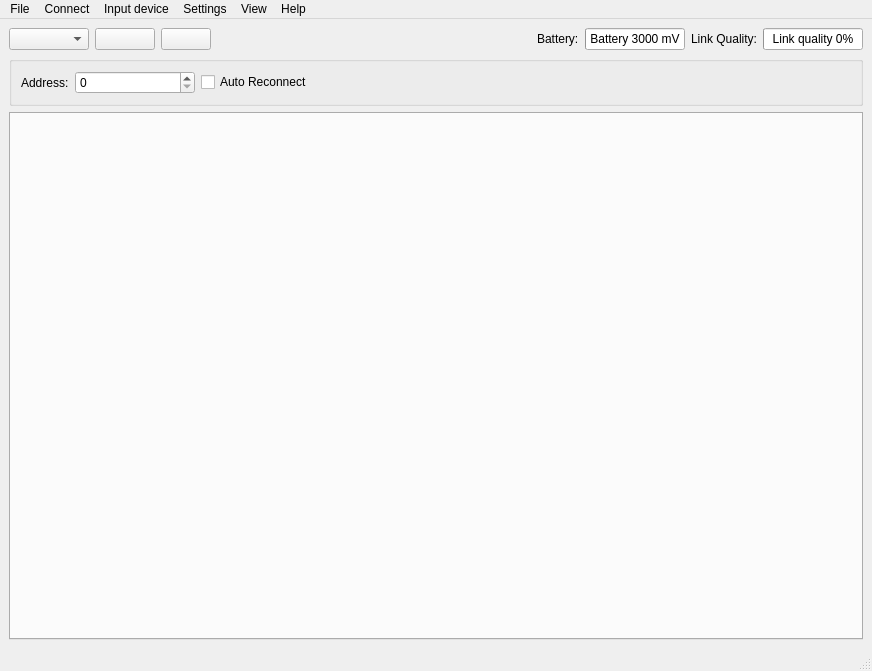
<?xml version="1.0" encoding="UTF-8"?>
<ui version="4.0">
 <class>MainWindow</class>
 <widget class="QMainWindow" name="MainWindow">
  <property name="geometry">
   <rect>
    <x>0</x>
    <y>0</y>
    <width>872</width>
    <height>671</height>
   </rect>
  </property>
  <property name="windowTitle">
   <string>Crazyflie Nano Quadcopter Control</string>
  </property>
  <property name="statusTip">
   <string/>
  </property>
  <widget class="QWidget" name="centralwidget">
   <layout class="QGridLayout" name="gridLayout">
    <item row="0" column="0">
     <layout class="QVBoxLayout" name="verticalLayout_2">
      <item>
       <layout class="QGridLayout" name="gridLayout_2">
        <item row="0" column="0">
         <widget class="QComboBox" name="interfaceCombo">
          <property name="minimumSize">
           <size>
            <width>80</width>
            <height>0</height>
           </size>
          </property>
          <property name="editable">
           <bool>false</bool>
          </property>
         </widget>
        </item>
        <item row="0" column="1">
         <widget class="QPushButton" name="connectButton">
          <property name="minimumSize">
           <size>
            <width>60</width>
            <height>0</height>
           </size>
          </property>
         </widget>
        </item>
        <item row="0" column="2">
         <widget class="QPushButton" name="scanButton">
          <property name="minimumSize">
           <size>
            <width>50</width>
            <height>0</height>
           </size>
          </property>
         </widget>
        </item>
        <item row="0" column="3">
         <spacer name="horizontalSpacer">
          <property name="orientation">
           <enum>Qt::Horizontal</enum>
          </property>
          <property name="sizeHint" stdset="0">
           <size>
            <width>40</width>
            <height>20</height>
           </size>
          </property>
         </spacer>
        </item>
        <item row="0" column="6">
         <widget class="QLabel" name="linkQualityLabel">
          <property name="text">
           <string>Link Quality:</string>
          </property>
         </widget>
        </item>
        <item row="0" column="7">
         <widget class="QProgressBar" name="linkQualityBar">
          <property name="minimumSize">
           <size>
            <width>30</width>
            <height>0</height>
           </size>
          </property>
          <property name="maximumSize">
           <size>
            <width>100</width>
            <height>16777215</height>
           </size>
          </property>
          <property name="maximum">
           <number>100</number>
          </property>
          <property name="value">
           <number>0</number>
          </property>
          <property name="textVisible">
           <bool>true</bool>
          </property>
          <property name="format">
           <string>Link quality %p%</string>
          </property>
         </widget>
        </item>
        <item row="0" column="4">
         <widget class="QLabel" name="batteryLabel">
          <property name="text">
           <string>Battery:</string>
          </property>
         </widget>
        </item>
        <item row="0" column="5">
         <widget class="QProgressBar" name="batteryBar">
          <property name="minimumSize">
           <size>
            <width>30</width>
            <height>0</height>
           </size>
          </property>
          <property name="maximumSize">
           <size>
            <width>100</width>
            <height>16777215</height>
           </size>
          </property>
          <property name="minimum">
           <number>3000</number>
          </property>
          <property name="maximum">
           <number>4200</number>
          </property>
          <property name="value">
           <number>3000</number>
          </property>
          <property name="textVisible">
           <bool>true</bool>
          </property>
          <property name="invertedAppearance">
           <bool>false</bool>
          </property>
          <property name="textDirection">
           <enum>QProgressBar::TopToBottom</enum>
          </property>
          <property name="format">
           <string>Battery %v mV</string>
          </property>
         </widget>
        </item>
       </layout>
      </item>
      <item>
       <widget class="QGroupBox" name="groupBox">
        <layout class="QHBoxLayout" stretch="0,0,1">
         <item>
          <widget class="QLabel" name="addressLabel">
           <property name="text">
            <string>Address:</string>
           </property>
          </widget>
         </item>
         <item>
          <widget class="HexSpinBox" name="address">
           <property name="minimumSize">
            <size>
             <width>120</width>
             <height>0</height>
            </size>
           </property>
          </widget>
         </item>
         <item>
          <widget class="QCheckBox" name="autoReconnectCheckBox">
           <property name="mouseTracking">
            <bool>false</bool>
           </property>
           <property name="text">
            <string>Auto Reconnect</string>
           </property>
           <property name="checked">
            <bool>false</bool>
           </property>
          </widget>
         </item>
        </layout>
       </widget>
      </item>
      <item>
       <widget class="QScrollArea" name="scrollArea">
        <property name="autoFillBackground">
         <bool>false</bool>
        </property>
        <property name="frameShape">
         <enum>QFrame::NoFrame</enum>
        </property>
        <property name="frameShadow">
         <enum>QFrame::Sunken</enum>
        </property>
        <property name="lineWidth">
         <number>1</number>
        </property>
        <property name="verticalScrollBarPolicy">
         <enum>Qt::ScrollBarAsNeeded</enum>
        </property>
        <property name="widgetResizable">
         <bool>true</bool>
        </property>
        <widget class="QWidget" name="scrollAreaWidgetContents">
         <property name="geometry">
          <rect>
           <x>0</x>
           <y>0</y>
           <width>852</width>
           <height>529</height>
          </rect>
         </property>
         <property name="sizePolicy">
          <sizepolicy hsizetype="Expanding" vsizetype="Expanding">
           <horstretch>0</horstretch>
           <verstretch>0</verstretch>
          </sizepolicy>
         </property>
         <layout class="QGridLayout" name="gridLayout_3">
          <property name="sizeConstraint">
           <enum>QLayout::SetNoConstraint</enum>
          </property>
          <property name="margin">
           <number>0</number>
          </property>
          <item row="0" column="0">
           <widget class="QTabWidget" name="tabs">
            <property name="sizePolicy">
             <sizepolicy hsizetype="Expanding" vsizetype="Expanding">
              <horstretch>0</horstretch>
              <verstretch>0</verstretch>
             </sizepolicy>
            </property>
            <property name="currentIndex">
             <number>-1</number>
            </property>
           </widget>
          </item>
         </layout>
        </widget>
       </widget>
      </item>
     </layout>
    </item>
   </layout>
  </widget>
  <widget class="QMenuBar" name="menubar">
   <property name="geometry">
    <rect>
     <x>0</x>
     <y>0</y>
     <width>872</width>
     <height>20</height>
    </rect>
   </property>
   <widget class="QMenu" name="menuFile">
    <property name="title">
     <string>File</string>
    </property>
    <addaction name="separator"/>
    <addaction name="menuItemExit"/>
   </widget>
   <widget class="QMenu" name="menuView">
    <property name="title">
     <string>View</string>
    </property>
   </widget>
   <widget class="QMenu" name="menuHelp">
    <property name="title">
     <string>Help</string>
    </property>
    <addaction name="menuItemAbout"/>
   </widget>
   <widget class="QMenu" name="menuSettings">
    <property name="title">
     <string>Settings</string>
    </property>
    <addaction name="logConfigAction"/>
    <addaction name="separator"/>
    <addaction name="_menuItem_openconfigfolder"/>
   </widget>
   <widget class="QMenu" name="menuConnect">
    <property name="title">
     <string>Connect</string>
    </property>
    <addaction name="menuItemConnect"/>
    <addaction name="menuItemBootloader"/>
    <addaction name="_menu_cf2_config"/>
    <addaction name="_menu_cf1_config"/>
   </widget>
   <widget class="QMenu" name="_menu_inputdevice">
    <property name="title">
     <string>Input device</string>
    </property>
    <addaction name="menuItemConfInputDevice"/>
    <addaction name="_menuitem_rescandevices"/>
    <addaction name="separator"/>
   </widget>
   <addaction name="menuFile"/>
   <addaction name="menuConnect"/>
   <addaction name="_menu_inputdevice"/>
   <addaction name="menuSettings"/>
   <addaction name="menuView"/>
   <addaction name="menuHelp"/>
  </widget>
  <widget class="QStatusBar" name="statusbar"/>
  <action name="menuItemConnect">
   <property name="text">
    <string>Connect</string>
   </property>
  </action>
  <action name="menuItemExit">
   <property name="text">
    <string>Exit</string>
   </property>
  </action>
  <action name="menuItemRegulation">
   <property name="checkable">
    <bool>true</bool>
   </property>
   <property name="text">
    <string>Regulation</string>
   </property>
  </action>
  <action name="menuItemPlot">
   <property name="checkable">
    <bool>true</bool>
   </property>
   <property name="text">
    <string>Plotting</string>
   </property>
  </action>
  <action name="menuItemFlightdata">
   <property name="checkable">
    <bool>true</bool>
   </property>
   <property name="text">
    <string>Flight data</string>
   </property>
  </action>
  <action name="menuItemService">
   <property name="checkable">
    <bool>true</bool>
   </property>
   <property name="text">
    <string>Service</string>
   </property>
  </action>
  <action name="menuItemAbout">
   <property name="text">
    <string>About</string>
   </property>
   <property name="menuRole">
    <enum>QAction::NoRole</enum>
   </property>
  </action>
  <action name="menuItemConfInputDevice">
   <property name="text">
    <string>Configure device mapping</string>
   </property>
   <property name="menuRole">
    <enum>QAction::NoRole</enum>
   </property>
  </action>
  <action name="actionSelect_input_device">
   <property name="text">
    <string>Select input device</string>
   </property>
  </action>
  <action name="menuItemConsole">
   <property name="text">
    <string>Console</string>
   </property>
  </action>
  <action name="logConfigAction">
   <property name="enabled">
    <bool>false</bool>
   </property>
   <property name="text">
    <string>Logging configurations</string>
   </property>
   <property name="menuRole">
    <enum>QAction::NoRole</enum>
   </property>
  </action>
  <action name="actionOptions">
   <property name="text">
    <string>Options</string>
   </property>
   <property name="menuRole">
    <enum>QAction::NoRole</enum>
   </property>
  </action>
  <action name="menuItemBootloader">
   <property name="text">
    <string>Bootloader</string>
   </property>
  </action>
  <action name="actionAsdfasdf">
   <property name="text">
    <string>asdfasdf</string>
   </property>
  </action>
  <action name="actionSdfasdf">
   <property name="text">
    <string>sdfasdf</string>
   </property>
  </action>
  <action name="_menuitem_rescandevices">
   <property name="enabled">
    <bool>false</bool>
   </property>
   <property name="text">
    <string>Rescan devices</string>
   </property>
  </action>
  <action name="_menuItem_openconfigfolder">
   <property name="text">
    <string>Open config folder</string>
   </property>
  </action>
  <action name="_menu_cf2_config">
   <property name="enabled">
    <bool>false</bool>
   </property>
   <property name="text">
    <string>Configure 2.0</string>
   </property>
   <property name="menuRole">
    <enum>QAction::NoRole</enum>
   </property>
  </action>
  <action name="_menu_cf_config_2">
   <property name="text">
    <string>Configure 1.0</string>
   </property>
  </action>
  <action name="_menu_cf1_config">
   <property name="text">
    <string>Configure 1.0</string>
   </property>
   <property name="menuRole">
    <enum>QAction::NoRole</enum>
   </property>
  </action>
 </widget>
 <customwidgets>
  <customwidget>
   <class>HexSpinBox</class>
   <extends>QSpinBox</extends>
   <header>cfclient.ui.widgets.hexspinbox</header>
  </customwidget>
 </customwidgets>
 <resources/>
 <connections/>
</ui>
